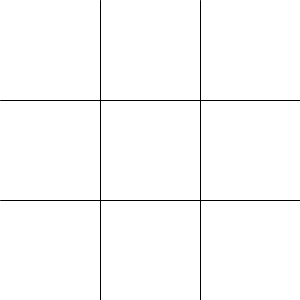
Frame 1 (no input)
Frame 60 (the mouse pressed at the canvas centre just before this capture): identical to frame 1, image omitted
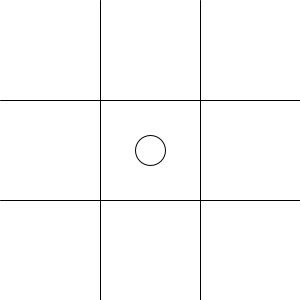
Frame 120 (the mouse held since frame 60 and released just before this capture)

The Processing sketch that drew these frames (run headless with seeded random() and noise(); from frame 60 on, the mouse is pressed at the canvas centre):

// Processing sketch: processing_106036
// ── processing_106036.pde

// Thibault Bourgeois
// Tic Tac Toe
// 8/8/13

void setup () {
  size (300, 300);
  smooth();
  
  
  // Draw the board
  background (255);
  line (100, 0, 100, 300);
  line (200, 0, 200, 300);
  line (0, 100, 300, 100);
  line (0, 200, 300, 200);
}


// spots on the board

int a = 0;
int b = 0;
int c = 0;
int d = 0;
int e = 0;
int f = 0;
int g = 0;
int h = 0;
int i = 0;


int r = 0;
int s = 0;
int t = 0;
int u = 0;
int v = 0;
int w = 0;
int x = 0;
int y = 0;
int z = 0;

boolean xturn= false;

void draw () {

if (mousePressed){
      
      // ROUND =============== 

    if (!xturn){

      if (mouseX < 100 && mouseY < 100 && a == 0 && r == 0) {
            ellipse (50, 50, 30, 30);
            a = 1;
      } else if (mousePressed && mouseX < 200 && mouseX > 100 && mouseY < 100 && b == 0 && s == 0) {
            ellipse (150, 50, 30, 30);
            b = 1;
      } else if (mouseX > 200 && mouseY < 100 && c == 0 && t == 0) {
            ellipse (250, 50, 30, 30);
            c = 1;
      } else if (mouseX < 100 && mouseY > 100 && mouseY < 200 && d == 0 && u == 0) {
            ellipse (50, 150, 30, 30);
            d = 1;
      } else if (mouseX < 200 && mouseX > 100 && mouseY > 100 && mouseY < 200 && e == 0 && v ==                 0) {
            ellipse (150, 150, 30, 30);
            e = 1;
      } else if (mouseX > 200 && mouseY > 100 && mouseY < 200 && f == 0 && w == 0) {
            ellipse (250, 150, 30, 30);
            f = 1;
      } else if (mouseX < 100 && mouseY > 200 && g == 0 && x == 0) {
            ellipse (50, 250, 30, 30);
            g = 1;
      } else if (mouseX < 200 && mouseX > 100 && mouseY > 200 && h == 0 && y == 0) {
            ellipse (150, 250, 30, 30);
            h = 1;
      } else if (mouseX > 200 && mouseY > 200 && i == 0 && z == 0) {
            ellipse (250, 250, 30, 30);
            i = 1;
      }
  
      // CROSS =======================================

    } else { 


  
      if (mouseX < 100 && mouseY < 100 && a == 0 && r == 0 ) {
            line (25, 25, 75, 75);
            line (25, 75, 75, 25);
            r = 1;
      } else if (mouseX < 200 && mouseX > 100 && mouseY < 100 && b == 0 && s == 0) {
            line (125, 25, 175, 75);
            line (125, 75, 175, 25);
            s = 1;
      } else if (mouseX > 200 && mouseY < 100 && c == 0 && t == 0) {
            line (225, 25, 275, 75);
            line (225, 75, 275, 25);
            t = 1;
      } else if (mouseX < 100 && mouseY > 100 && mouseY < 200 && d == 0 && u == 0) {
            line (25, 125, 75, 75);
            line (25, 175, 75, 125);
            u = 1;
      } else if (mouseX < 200 && mouseX > 100 && mouseY > 100 && mouseY < 200 && e == 0 && v == 0) {
            line (125, 125, 175, 175);
            line (125, 175, 175, 125);
            v = 1;
      } else if (mouseX > 200 && mouseY > 100 && mouseY < 200 && f == 0 && w == 0) {
            line (225, 125, 275, 175);
            line (225, 175, 275, 125);
            w = 1;
      } else if (mouseX < 100 && mouseY > 200 && g == 0 && x == 0) {
            line (25, 225, 75, 275);
            line (25, 275, 75, 225);
            x = 1;
      } else if (mouseX < 200 && mouseX > 100 && mouseY > 200 && h == 0 && y == 0) {
            line (125, 225, 175, 275);
            line (125, 275, 175, 225);
            y = 1;
      } else if (mouseX > 200 && mouseY > 200 && i == 0 && z == 0) {
            line (225, 225, 275, 275);
            line (225, 275, 275, 225);
            z = 1;
      }
    } 


    // this needs to be placed somewhere else
    xturn = !xturn;
    
   
    println(xturn);

    }
  
}
